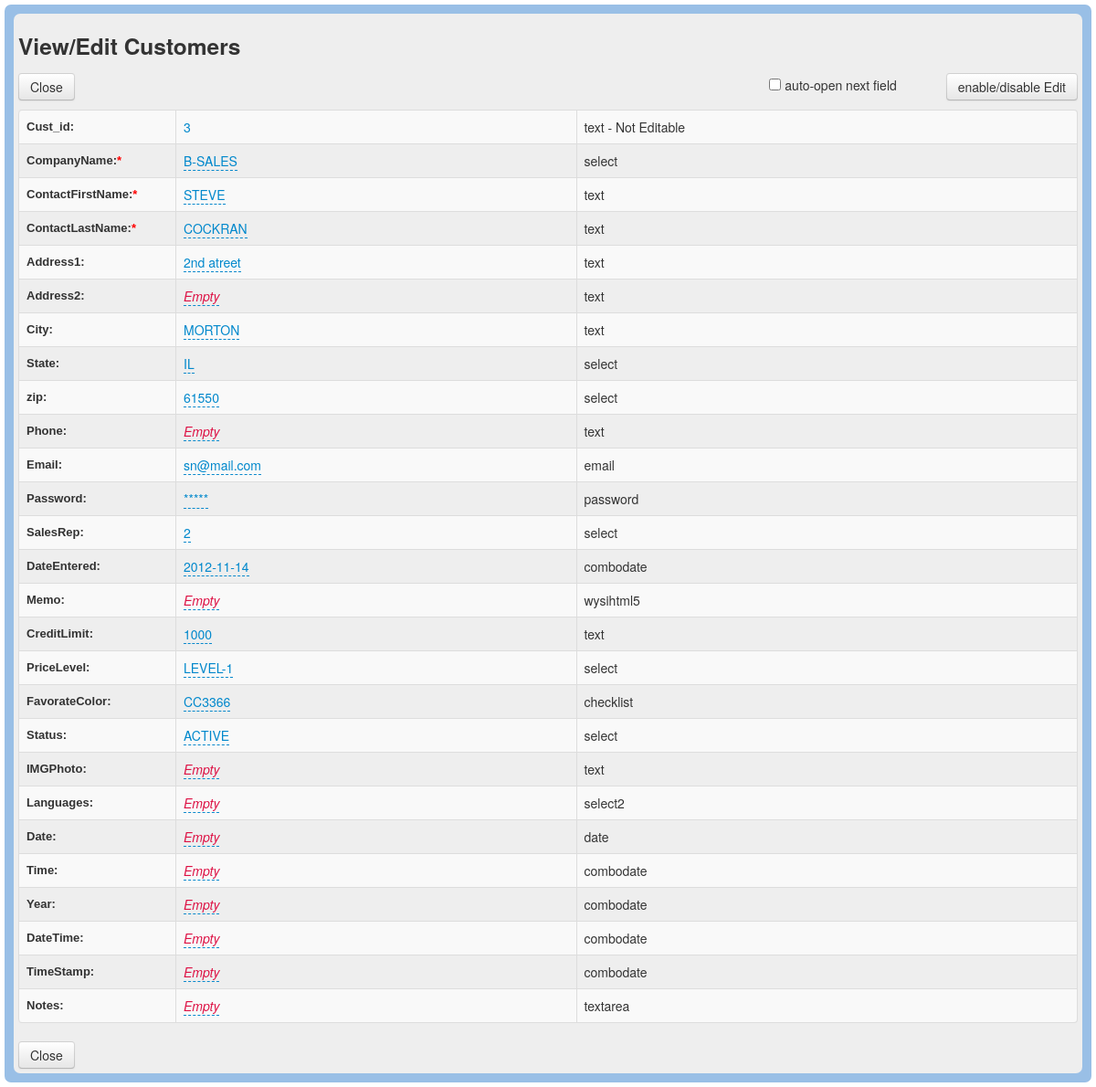
Page /db_Edit.php?id=3 on the committed database.
### tables this page shows
CREATE TABLE IF NOT EXISTS `customers` (
  `Cust_id` int(11) NOT NULL AUTO_INCREMENT,
  `CompanyName` varchar(50) DEFAULT NULL,
  `ContactFirstName` varchar(50) DEFAULT NULL,
  `ContactLastName` varchar(50) DEFAULT NULL,
  `Address1` varchar(50) DEFAULT NULL,
  `Address2` varchar(50) DEFAULT NULL,
  `City` varchar(50) DEFAULT NULL,
  `State` varchar(50) DEFAULT NULL,
  `zip` varchar(15) DEFAULT NULL,
  `Phone` varchar(50) DEFAULT NULL,
  `Email` varchar(100) DEFAULT NULL,
  `Password` varchar(100) DEFAULT NULL,
  `SalesRep` varchar(11) DEFAULT NULL,
  `DateEntered` date DEFAULT NULL,
  `Memo` blob,
  `CreditLimit` double DEFAULT NULL,
  `PriceLevel` varchar(50) DEFAULT NULL,
  `FavorateColor` varchar(50) DEFAULT NULL,
  `Status` varchar(50) DEFAULT NULL,
  `IMGPhoto` varchar(255) DEFAULT NULL,
  `Languages` varchar(100) DEFAULT NULL,
  `Date` date DEFAULT NULL,
  `Time` time DEFAULT NULL,
  `Year` year(4) DEFAULT NULL,
  `DateTime` datetime DEFAULT NULL,
  `TimeStamp` timestamp NULL DEFAULT NULL,
  `Notes` longtext,
  PRIMARY KEY (`Cust_id`)
);

### includes/db_Config.php (called while the page is built, shortened)
<?php
$db_Table = 'customers';
$appTitle = 'Customers';
$appTheme = 'blue';
$strFieldType  	= 'text,select,text,text,text,text,text,select,select,text,email,password,select,combodate,wysihtml5,text,select,checklist,select,text,select2,date,combodate,combodate,combodate,combodate,textarea';
$dbCanEdit = 1;
$strDisplayViewEdit =   "322222222222221222222222222";
$strRequired =          "011100000000000000000000000";
?>

### includes/db_Language.php (called while the page is built, shortened)
<?php
$txtEditView = "View/Edit";
$txtEnableButton = "enable/disable Edit";
?>

### includes/MeekroDB/meekrodb.2.1.class.php (called while the page is built, shortened)
<?php
class DB {
  protected static $mdb = null;
  public static function getMDB() {
    $mdb = DB::$mdb;
    if ($mdb === null) {
      $mdb = DB::$mdb = new MeekroDB();
    }
    return $mdb;
  }
  public static function queryFirstRow() { $args = func_get_args(); return call_user_func_array(array(DB::getMDB(), 'queryFirstRow'), $args); }
  public static function count() { $args = func_get_args(); return call_user_func_array(array(DB::getMDB(), 'count'), $args); }
  public static function columnList() { $args = func_get_args(); return call_user_func_array(array(DB::getMDB(), 'columnList'), $args); }
}
class MeekroDB {
  public $dbName = '';
  public $user = '';
  public $password = '';
  public $host = 'localhost';
  public $port = null;
  public $encoding = 'latin1';
  public $param_char = '%';
  public $named_param_seperator = '_';
  public $internal_mysql = null;
  public function __construct($host=null, $user=null, $password=null, $dbName=null, $port=null, $encoding=null) {
    if ($host === null) $host = DB::$host;
    if ($user === null) $user = DB::$user;
    if ($password === null) $password = DB::$password;
    if ($dbName === null) $dbName = DB::$dbName;
    if ($port === null) $port = DB::$port;
    if ($encoding === null) $encoding = DB::$encoding;
    $this->host = $host;
    $this->user = $user;
    $this->password = $password;
    $this->dbName = $dbName;
    $this->port = $port;
    $this->encoding = $encoding;
  }
  public function get() {
    $mysql = $this->internal_mysql;
    if ($mysql == null) {
      $mysql = new mysqli($this->host, $this->user, $this->password, $this->dbName, $this->port);
      $mysql->set_charset($this->encoding);
      $this->internal_mysql = $mysql;
    }
    return $mysql;
  }
  public function count() { $args = func_get_args(); return call_user_func_array(array($this, 'numRows'), $args); }
  protected function prependCall($function, $args, $prepend) {
    array_unshift($args, $prepend);
    return call_user_func_array($function, $args);
  }
  public function freeResult($result) {
    return $result->free();
  }
  public function columnList($table) {
    return $this->queryOneColumn('Field', "SHOW COLUMNS FROM $table");
  }
  public function parseQueryParamsNew() {
    $args = func_get_args();
    $sql = array_shift($args);
    $args_all = $args;
    $posList = array();
    $pos_adj = 0;
    $param_char_length = strlen($this->param_char);
    $named_seperator_length = strlen($this->named_param_seperator);
    $types = array(
      $this->param_char . 'll',
      $this->param_char . 'ls',
      $this->param_char . 'l',
      $this->param_char . 'li',
      $this->param_char . 'ld',
      $this->param_char . 'lb',
      $this->param_char . 's',
      $this->param_char . 'i',
      $this->param_char . 'd',
      $this->param_char . 'b',
      $this->param_char . 'ss'
    );
    foreach ($types as $type) {
      $lastPos = 0;
      while (($pos = strpos($sql, $type, $lastPos)) !== false) {
        $lastPos = $pos + 1;
        $posList[$pos] = $type;
      }
    }
    ksort($posList);
    foreach ($posList as $pos => $type) {
      $type = substr($type, $param_char_length);
      $length_type = strlen($type) + $param_char_length;
      $new_pos = $pos + $pos_adj;
      $new_pos_back = $new_pos + $length_type;
      if ($arg_number_length = strspn($sql, '0123456789', $new_pos_back)) {
        $arg_number = substr($sql, $new_pos_back, $arg_number_length);
        if (! isset($args_all[$arg_number])) $this->nonSQLError("Non existent argument reference (arg $arg_number): $sql");
        $arg = $args_all[$arg_number];
      } else {
        $arg = array_shift($args);
      }
      if (in_array($type, array('s', 'i', 'd', 'b', 'l'))) {
        $array_type = false;
        $arg = array($arg);
        $type = 'l' . $type;
      } else if ($type == 'ss') {
        $result = "'%" . $this->escape(str_replace(array('%', '_'), array('\%', '\_'), $arg)) . "%'";
      } else {
        $array_type = true;
        if (! is_array($arg)) $this->nonSQLError("Badly formatted SQL query: $sql -- expecting array, but didn't get one!");
      }
      if ($type == 'ls') $result = $this->wrapStr($arg, "'", true);
      else if ($type == 'li') $result = array_map('intval', $arg);
      else if ($type == 'ld') $result = array_map('floatval', $arg);
      else if ($type == 'lb') $result = array_map(array($this, 'formatTableName'), $arg);
      else if ($type == 'll') $result = $arg;
      else if (! $result) $this->nonSQLError("Badly formatted SQL query: $sql");
      if (is_array($result)) {
        if (! $array_type) $result = $result[0];
        else $result = '(' . implode(',', $result) . ')';
      }
      $sql = substr_replace($sql, $result, $new_pos, $length_type + $arg_number_length);
      $pos_adj += strlen($result) - ($length_type + $arg_number_length);
    }
    return $sql;
  }
  public function parseQueryParams() {
    $args = func_get_args();
    if (count($args) < 2) return $args[0];
    if (is_string($args[1]) && preg_match('/^[is]+$/', $args[1]) && substr_count($args[0], '?') > 0)
      return call_user_func_array(array($this, 'parseQueryParamsOld'), $args);
    else
      return call_user_func_array(array($this, 'parseQueryParamsNew'), $args);
  }
  public function queryUnbuf() { $args = func_get_args(); return $this->prependCall(array($this, 'queryHelper'), $args, 'unbuffered'); }
  protected function queryHelper() {
    $args = func_get_args();
    $type = array_shift($args);
    $is_buffered = ($type == 'buffered');
    $is_null = ($type == 'null');
    $sql = call_user_func_array(array($this, 'parseQueryParams'), $args);
    $db = $this->get();
    $result = $db->query($sql, $is_buffered ? MYSQLI_STORE_RESULT : MYSQLI_USE_RESULT);
    return $result;
  }
  public function queryAllRows() {
    $args = func_get_args();
    $query = call_user_func_array(array($this, 'queryUnbuf'), $args);
    $result = $this->fetchAllRows($query);
    return $result;
  }
  public function queryFirstRow() {
    $args = func_get_args();
    $query = call_user_func_array(array($this, 'queryUnbuf'), $args);
    $result = $this->fetchRow($query);
    return $result;
  }
  public function queryOneColumn() {
    $args = func_get_args();
    $column = array_shift($args);
    $results = call_user_func_array(array($this, 'queryAllRows'), $args);
    $ret = array();
    foreach ($results as $row) {
      $ret[] = $row[$column];
    }
    return $ret;
  }
  protected function checkError() {
    return false;
  }
  public function fetchRow($result = null) {
    return $result->fetch_assoc();
  }
  public function fetchAllRows($result = null) {
    $A = array();
    while ($row = $this->fetchRow($result)) {
      $A[] = $row;
    }
    return $A;
  }
}
?>

### includes/db_Functions.php (called while the page is built, shortened)
<?php
$arrFieldNames = DB::columnList($db_Table);
?>

### db_Edit.php (the view, shortened to what this page needs)
<!DOCTYPE html>
<html lang="en">
<head>
	<title>Simple-ConnectDB</title><?php
$key = $_GET['id'];
require_once 'includes/db_Config.php';
require_once 'includes/db_Language.php';
require_once 'includes/db_Connection.php';
require_once 'includes/db_Functions.php';
if($dbCanEdit == 1){
?>
	<link rel="stylesheet" type="text/css" href="assets/tablesorter-master/css/theme.<?php echo $appTheme ?>.css">
	<link rel="stylesheet" type="text/css" href="assets/css/db_Style.css">
	<link rel="stylesheet" type="text/css" href="assets/fancybox/source/jquery.fancybox.css?v=2.1.4" media="screen" />
 	<link href="assets/bootstrap/css/bootstrap.css" rel="stylesheet">
	<link href="assets/bootstrap/css/bootstrap-responsive.css" rel="stylesheet">
	<link href="assets/model/css/bootstrap-modal.css" rel="stylesheet">
	<link href="assets/x-editable/bootstrap-editable/css/bootstrap-editable.css" rel="stylesheet">
	<link rel="stylesheet" type="text/css" href="assets/tablesorter-master/addons/pager/jquery.tablesorter.pager.css">
	<link href="assets/select2/select2.css" rel="stylesheet">
	<link href="assets/x-editable/inputs-ext/wysihtml5/bootstrap-wysihtml5-0.0.2/bootstrap-wysihtml5-0.0.2.css" rel="stylesheet">
<link href="assets/x-editable/inputs-ext/wysihtml5/bootstrap-wysihtml5-0.0.2/wysiwyg-color.css" rel="stylesheet">
</head>
<body>
<div  class="main">
<div class="contents">
	<h3><?php echo $txtEditView . " " . $appTitle ?></h3>
	<a href="javascript:parent.jQuery.fancybox.close();" class="btn">Close</a>
            <div style="float: right; margin-bottom: 10px">
            <label style="display: inline-block; margin-right: 50px"><input type="checkbox" id="autoopen" style="vertical-align: baseline">&nbsp;auto-open next field</label>
            <button id="enable" class="btn"><?php echo $txtEnableButton ?></button>
            </div>
	<table id="editform" class="table table-bordered table-striped table-hover">
		<tbody>
		<?php
		$FieldType = explode(',',$strFieldType);
		$record = DB::queryFirstRow("SELECT * FROM $db_Table WHERE $arrFieldNames[0]=%i", $key);
		$columns = DB::columnList($db_Table);
		$count = count($columns);
	for ($i=0; $i<=$count-1; $i++ ) {
			if (substr($strDisplayViewEdit,$i,1) == 1 || substr($strDisplayViewEdit,$i,1) == 2 || substr($strDisplayViewEdit,$i,1) == 3){
				if (substr($strRequired,$i,1) == 1){
					$required = "<font color='red'>*</font>";
				}
				else
				{
					$required = '';
				}
				echo '<tr><td id="fieldnames" class="editfieldname">'. $arrFieldNames[$i] . ':'.$required.'</td>';
					if(!empty($FieldType[$i]) && $FieldType[$i] == 'password'){
						$record[$arrFieldNames[$i]] = '*****';
					}
					if (substr($strDisplayViewEdit,$i,1) == 1 || substr($strDisplayViewEdit,$i,1) == 2){
						echo '<td><a href="#" id="'. $columns[$i]  .'" >' . $record[$arrFieldNames[$i]] . '</a></td>';
						echo '<td id="fieldtype">' . $FieldType[$i]. '</td></tr>';
					}
					if (substr($strDisplayViewEdit,$i,1) == 3){
						echo '<td><a href="#" id="'. $columns[$i]  .'" >' . $record[$arrFieldNames[$i]] . '</a></td>';
						echo '<td>' . $FieldType[$i]. ' - Not Editable</td></tr>';
					}
			}
	}
?>
		</tbody>
	</table>
	<a href="javascript:parent.jQuery.fancybox.close();" class="btn">Close</a>
</div>
</div>
<?php
}
else
{
header("Location: noRights.php");
}
?>
</body>
</html>

### rows in the picture
customers: Cust_id "3", CompanyName "B-SALES", ContactFirstName "STEVE", ContactLastName "COCKRAN", Address1 "2nd atreet", City "MORTON", State "IL", zip "61550", Email "sn@mail.com", SalesRep "2", DateEntered "2012-11-14", CreditLimit "1000", PriceLevel "LEVEL-1", FavorateColor "CC3366", Status "ACTIVE"

### other values in the picture
$txtEditView "View/Edit"
$appTitle "Customers"
$txtEnableButton "enable/disable Edit"
$arrFieldNames[$i] "Cust_id"
$FieldType[$i] "text"
$arrFieldNames[$i] "CompanyName"
$FieldType[$i] "select"
$arrFieldNames[$i] "ContactFirstName"
$arrFieldNames[$i] "ContactLastName"
$arrFieldNames[$i] "Address1"
$arrFieldNames[$i] "Address2"
$arrFieldNames[$i] "City"
$arrFieldNames[$i] "State"
$arrFieldNames[$i] "zip"
$arrFieldNames[$i] "Phone"
